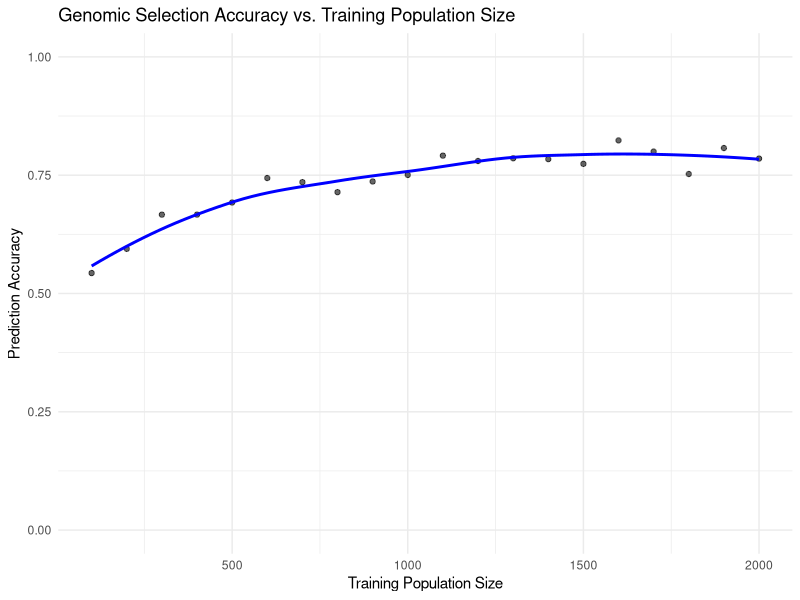

Source code (R):
library(ggplot2)

set.seed(123)
pop_size <- seq(100, 2000, by = 100)
accuracy <- 0.5 + 0.3 * (1 - exp(-pop_size / 500))
accuracy <- accuracy + rnorm(length(pop_size), 0, 0.02)

df <- data.frame(pop_size = pop_size, accuracy = accuracy)

p <- ggplot(df, aes(x = pop_size, y = accuracy)) +
  geom_point(alpha = 0.6) +
  geom_smooth(method = "loess", se = FALSE, color = "blue") +
  theme_minimal() +
  labs(x = "Training Population Size", y = "Prediction Accuracy",
       title = "Genomic Selection Accuracy vs. Training Population Size") +
  ylim(0, 1)

ggsave("gs_accuracy.pdf", p, width = 8, height = 6)